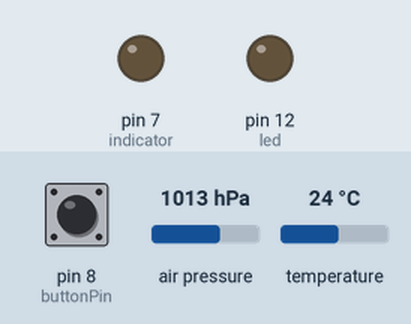
Recording of a sketch running on a simulated Arduino Uno, built with avr-gcc and run on an emulated ATmega328P. Shown: output pins drawn as LEDs (lit = HIGH). The test bench sets the inputs (shaded band); at power-on: pin 8 (buttonPin) LOW, air pressure 1013 hPa, temperature 24 °C. What the sketch prints to the serial monitor is not drawn.

Above: at 1.2 s.
1.3 s: pin 8 (buttonPin) pulled HIGH for 0.15 s
At 2.7 s:
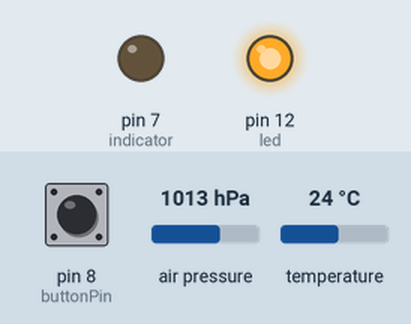
Timing chart, 0 to 4.3 s (numbered marks = the images above; inputs shaded):
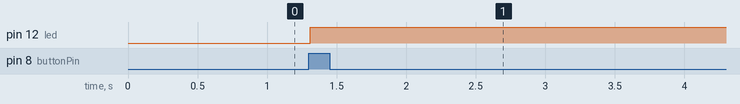

The sketch:

_140313_BMP_firefly_v6.ino
```cpp
#include <Wire.h>
#include <Adafruit_Sensor.h>
#include <Adafruit_BMP085_U.h>

Adafruit_BMP085_Unified bmp = Adafruit_BMP085_Unified(10085);

const int led = 12;            // This is the pin that the leds are connected to in series
const int buttonPin = 8;       /*
                                 This is the pin where the output of the button connects to the board
                                 Connect one pin of the button to ground and on the same side
                                 connect the other pin to 3.3v
                                 on the other side connect the pin accross from ground to the pin
                                 defined in this experiment (Pin 7)
                               */
int PressNum = 0;              // The number of times the button has been pressed
const int indicator = 7;

void setup(void)
{
  pinMode(buttonPin, INPUT);
  pinMode(led, OUTPUT);
  pinMode(indicator, OUTPUT);
  Serial.begin(9600);
  //Serial.println("Pressure Sensor Test"); Serial.println("");

  // Initialise the sensor
  if(!bmp.begin())
  {
    // There was a problem detecting the BMP085 ... check your connections
    Serial.print("Ooops, no BMP085 detected ... Check your wiring or I2C ADDR!");
    while(1);
  }
}

void loop(void)
{
  sensors_event_t event;
  bmp.getEvent(&event);
  int buttonState = digitalRead(buttonPin);
  if (buttonState == HIGH)
  {
    digitalWrite(indicator,HIGH);
    if(PressNum%2==0)
    {
      digitalWrite(led, HIGH);   // turn the LED on (HIGH is the voltage level)
      PressNum=PressNum++;
    }
    else
    {
      digitalWrite(led, LOW);   // turn the LED off(HIGH is the voltage level)
      PressNum=PressNum++;
    }

    if (event.pressure)
    {
      float temperature;
      bmp.getTemperature(&temperature);
      /*
      Serial.print("Temperature: ");
      Serial.print(temperature);
      Serial.println(" C     ");
      */

      float seaLevelPressure = SENSORS_PRESSURE_SEALEVELHPA;
      /*
      Serial.print("Altitude:    ");
      Serial.print(bmp.pressureToAltitude(seaLevelPressure,
                                          event.pressure,
                                          temperature));
      Serial.println(" m");
      Serial.println("");
      */
      float Altitude = bmp.pressureToAltitude(seaLevelPressure, event.pressure, temperature);
      float pres = event.pressure;
      digitalWrite(indicator,LOW);
      char data = (char)(temperature + Altitude + pres);
      Serial.write(data);
    }
    else
    {
      Serial.println("Sensor error");
    }
    delay(500);
  }
}
```

Measured:
- after the input at 1.3 s, pin 12 (led): LOW → HIGH at once
